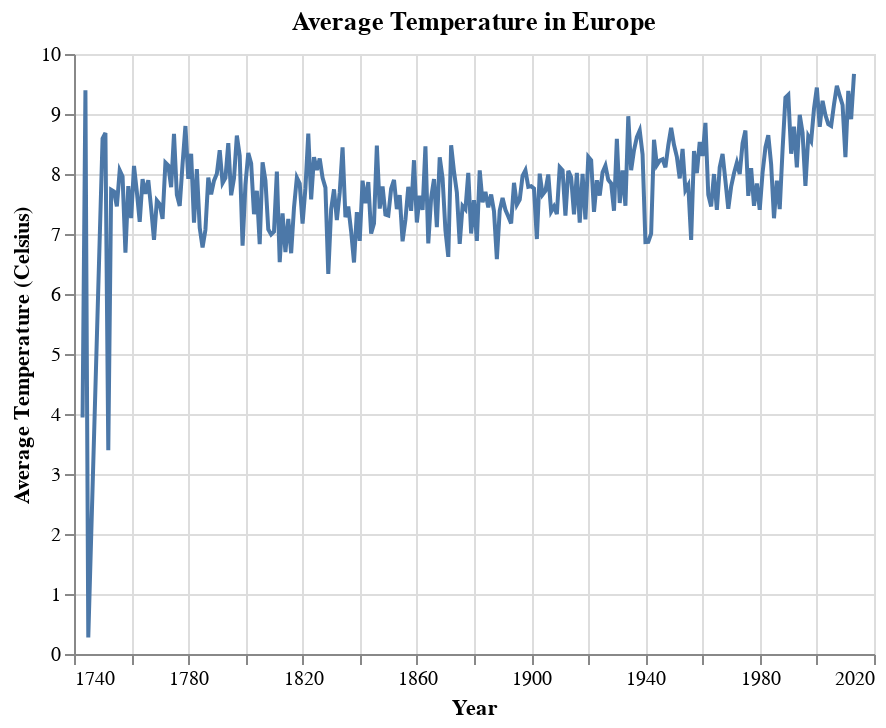

The notebook cell saved with this chart:
### Code cell
country = 'Europe'
df_country_1 = df_country_1.sort_values(by=['dt'], ascending=True)
df_country_1 = df_country_1.replace(to_replace='', value = np.nan,regex=True)
df_country_1 = df_country_1.dropna()
df_country_1['year'] = df_country_1['dt'].str[:4].astype(int)
df_country_1['averagetemperature'] = df_country_1['averagetemperature'].astype(float)
df_country_1['temperature'] = df_country_1.groupby('year')['averagetemperature'].transform('mean')

alt.Chart(df_country_1).mark_line().encode(
    x=alt.X("year", title="Year", axis=alt.Axis(format="d")),
    y=alt.Y("temperature", title="Average Temperature (Celsius)", scale=alt.Scale(zero=False)),
).properties(title="Average Temperature in " + country)

### Figure 1 — Vega-Lite specification as saved in the notebook (floating-point values rounded to 4 significant figures; data arrays with more than 128 entries replaced by an {"elided": "..."} marker saying what was removed)
{"config": {"view": {"continuousWidth": 400, "continuousHeight": 300}}, "data": {"name": "data-0063871d9e680200f752100eb11c6eb2"}, "mark": "line", "encoding": {"x": {"axis": {"format": "d"}, "field": "year", "title": "Year", "type": "quantitative"}, "y": {"field": "temperature", "scale": {"zero": false}, "title": "Average Temperature (Celsius)", "type": "quantitative"}}, "title": "Average Temperature in Europe", "$schema": "https://vega.github.io/schema/vega-lite/v4.17.0.json", "datasets": {"data-0063871d9e680200f752100eb11c6eb2": {"elided": "3166 records"}}}
